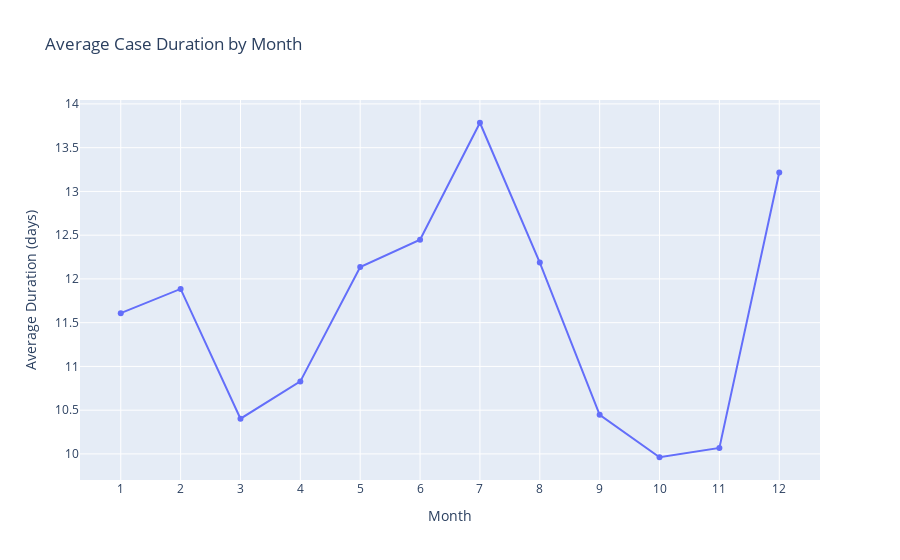

The notebook cell saved with this chart:
### Code cell
# Test 4: Is there seasonality in case durations (by month)?
monthly_durations = case_data.groupby('month')['duration_days'].mean().reset_index()

f_stat, p_val = stats.f_oneway(*[
    case_data[case_data['month'] == month]['duration_days'] 
    for month in case_data['month'].unique()
])
print("\nANOVA: Case Duration by Month")
print(f"F-statistic: {f_stat:.4f}, p-value: {p_val:.4f}")
print(f"Conclusion: {'Significant seasonal effect' if p_val < 0.05 else 'No significant seasonal effect'}")

# Visualize monthly trends
fig = px.line(
    monthly_durations,
    x='month',
    y='duration_days',
    title='Average Case Duration by Month',
    markers=True,
    labels={'month': 'Month', 'duration_days': 'Average Duration (days)'}
)
fig.update_layout(xaxis=dict(tickmode='linear', dtick=1))
fig.show()

### Figure 1 — Plotly figure (JSON) as saved in the notebook; plotly's stock layout.template omitted (floating-point values rounded to 4 significant figures)
{"data": [{"hovertemplate": "Month=%{x}<br>Average Duration (days)=%{y}<extra></extra>", "legendgroup": "", "line": {"color": "#636efa", "dash": "solid"}, "marker": {"symbol": "circle"}, "mode": "lines+markers", "name": "", "orientation": "v", "showlegend": false, "type": "scatter", "x": [1, 2, 3, 4, 5, 6, 7, 8, 9, 10, 11, 12], "xaxis": "x", "y": [11.61, 11.89, 10.4, 10.83, 12.14, 12.45, 13.78, 12.19, 10.45, 9.962, 10.07, 13.22], "yaxis": "y"}], "layout": {"legend": {"tracegroupgap": 0}, "title": {"text": "Average Case Duration by Month"}, "xaxis": {"anchor": "y", "domain": [0, 1], "dtick": 1, "tickmode": "linear", "title": {"text": "Month"}}, "yaxis": {"anchor": "x", "domain": [0, 1], "title": {"text": "Average Duration (days)"}}}}
